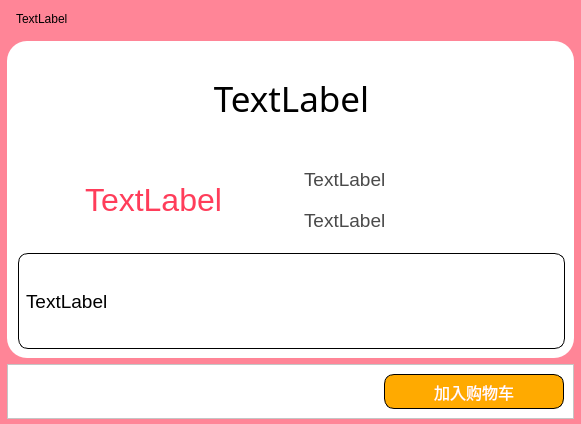
<?xml version="1.0" encoding="UTF-8"?>
<ui version="4.0">
 <class>ProductPage</class>
 <widget class="QWidget" name="ProductPage">
  <property name="geometry">
   <rect>
    <x>0</x>
    <y>0</y>
    <width>581</width>
    <height>424</height>
   </rect>
  </property>
  <property name="sizePolicy">
   <sizepolicy hsizetype="Preferred" vsizetype="Preferred">
    <horstretch>0</horstretch>
    <verstretch>1</verstretch>
   </sizepolicy>
  </property>
  <property name="maximumSize">
   <size>
    <width>960</width>
    <height>1577215</height>
   </size>
  </property>
  <property name="windowTitle">
   <string>Form</string>
  </property>
  <property name="styleSheet">
   <string notr="true">background-color:rgb(255, 133, 151);</string>
  </property>
  <layout class="QVBoxLayout" name="verticalLayout_2">
   <property name="leftMargin">
    <number>7</number>
   </property>
   <property name="topMargin">
    <number>3</number>
   </property>
   <property name="rightMargin">
    <number>7</number>
   </property>
   <property name="bottomMargin">
    <number>5</number>
   </property>
   <item>
    <widget class="QWidget" name="widget_2" native="true">
     <property name="sizePolicy">
      <sizepolicy hsizetype="Preferred" vsizetype="Preferred">
       <horstretch>0</horstretch>
       <verstretch>0</verstretch>
      </sizepolicy>
     </property>
     <layout class="QHBoxLayout" name="horizontalLayout">
      <item>
       <widget class="QLabel" name="lab_pic">
        <property name="sizePolicy">
         <sizepolicy hsizetype="Preferred" vsizetype="Preferred">
          <horstretch>0</horstretch>
          <verstretch>0</verstretch>
         </sizepolicy>
        </property>
        <property name="maximumSize">
         <size>
          <width>800</width>
          <height>400</height>
         </size>
        </property>
        <property name="text">
         <string>TextLabel</string>
        </property>
       </widget>
      </item>
     </layout>
    </widget>
   </item>
   <item>
    <widget class="QWidget" name="widget_3" native="true">
     <property name="sizePolicy">
      <sizepolicy hsizetype="Preferred" vsizetype="Preferred">
       <horstretch>0</horstretch>
       <verstretch>10</verstretch>
      </sizepolicy>
     </property>
     <property name="styleSheet">
      <string notr="true">background-color:white;
border-radius: 20px;</string>
     </property>
     <layout class="QGridLayout" name="gridLayout">
      <property name="leftMargin">
       <number>11</number>
      </property>
      <item row="0" column="0" colspan="2">
       <widget class="QLabel" name="lab_name">
        <property name="font">
         <font>
          <family>华光文韵宋_CNKI</family>
          <pointsize>26</pointsize>
          <weight>50</weight>
          <italic>false</italic>
          <bold>false</bold>
         </font>
        </property>
        <property name="styleSheet">
         <string notr="true">font: 26pt &quot;华光文韵宋_CNKI&quot;;</string>
        </property>
        <property name="text">
         <string>TextLabel</string>
        </property>
        <property name="alignment">
         <set>Qt::AlignCenter</set>
        </property>
        <property name="margin">
         <number>5</number>
        </property>
       </widget>
      </item>
      <item row="1" column="0">
       <widget class="QLabel" name="lab_price">
        <property name="font">
         <font>
          <pointsize>24</pointsize>
         </font>
        </property>
        <property name="styleSheet">
         <string notr="true">color:rgb(255, 61, 90);</string>
        </property>
        <property name="text">
         <string>TextLabel</string>
        </property>
        <property name="alignment">
         <set>Qt::AlignCenter</set>
        </property>
       </widget>
      </item>
      <item row="1" column="1">
       <widget class="QWidget" name="widget" native="true">
        <layout class="QVBoxLayout" name="verticalLayout">
         <item>
          <widget class="QLabel" name="lab_amount">
           <property name="font">
            <font>
             <pointsize>14</pointsize>
            </font>
           </property>
           <property name="styleSheet">
            <string notr="true">color:rgb(74, 74, 74);</string>
           </property>
           <property name="text">
            <string>TextLabel</string>
           </property>
          </widget>
         </item>
         <item>
          <widget class="QLabel" name="lab_sales">
           <property name="font">
            <font>
             <pointsize>14</pointsize>
            </font>
           </property>
           <property name="styleSheet">
            <string notr="true">color:rgb(74, 74, 74);</string>
           </property>
           <property name="text">
            <string>TextLabel</string>
           </property>
          </widget>
         </item>
        </layout>
       </widget>
      </item>
      <item row="2" column="0" colspan="2">
       <widget class="QLabel" name="lab_about">
        <property name="enabled">
         <bool>true</bool>
        </property>
        <property name="font">
         <font>
          <pointsize>14</pointsize>
         </font>
        </property>
        <property name="styleSheet">
         <string notr="true">border:1px solid;
border-radius: 10px;
padding: 2px;</string>
        </property>
        <property name="text">
         <string>TextLabel</string>
        </property>
        <property name="wordWrap">
         <bool>true</bool>
        </property>
       </widget>
      </item>
     </layout>
    </widget>
   </item>
   <item>
    <widget class="QFrame" name="frame">
     <property name="styleSheet">
      <string notr="true">background-color:white;</string>
     </property>
     <property name="frameShape">
      <enum>QFrame::StyledPanel</enum>
     </property>
     <property name="frameShadow">
      <enum>QFrame::Raised</enum>
     </property>
     <layout class="QHBoxLayout" name="horizontalLayout_2">
      <item>
       <widget class="QWidget" name="widget_4" native="true">
        <property name="sizePolicy">
         <sizepolicy hsizetype="Preferred" vsizetype="Preferred">
          <horstretch>4</horstretch>
          <verstretch>0</verstretch>
         </sizepolicy>
        </property>
       </widget>
      </item>
      <item>
       <widget class="QPushButton" name="btn_cart">
        <property name="sizePolicy">
         <sizepolicy hsizetype="Preferred" vsizetype="Fixed">
          <horstretch>2</horstretch>
          <verstretch>0</verstretch>
         </sizepolicy>
        </property>
        <property name="minimumSize">
         <size>
          <width>0</width>
          <height>35</height>
         </size>
        </property>
        <property name="maximumSize">
         <size>
          <width>16777215</width>
          <height>80</height>
         </size>
        </property>
        <property name="font">
         <font>
          <family>Adobe 黑体 Std R</family>
          <pointsize>12</pointsize>
          <weight>50</weight>
          <bold>false</bold>
         </font>
        </property>
        <property name="cursor">
         <cursorShape>PointingHandCursor</cursorShape>
        </property>
        <property name="styleSheet">
         <string notr="true">border-radius: 10px;
border: 1px solid;
color:white;
background-color:rgb(255, 170, 0);</string>
        </property>
        <property name="text">
         <string>加入购物车</string>
        </property>
        <property name="flat">
         <bool>false</bool>
        </property>
       </widget>
      </item>
     </layout>
    </widget>
   </item>
  </layout>
 </widget>
 <resources/>
 <connections/>
</ui>
